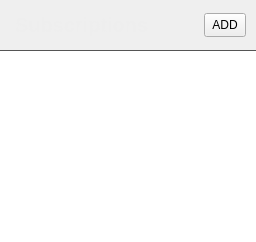
        <widget class="SubscribedChannelsPage" name="subscribed_channels_page">
         <layout class="QVBoxLayout" name="verticalLayout">
          <property name="spacing">
           <number>0</number>
          </property>
          <property name="leftMargin">
           <number>0</number>
          </property>
          <property name="topMargin">
           <number>0</number>
          </property>
          <property name="rightMargin">
           <number>0</number>
          </property>
          <property name="bottomMargin">
           <number>0</number>
          </property>
          <item>
           <widget class="QWidget" name="subscribed_channels_header" native="true">
            <layout class="QHBoxLayout" name="horizontalLayout_13">
             <property name="spacing">
              <number>0</number>
             </property>
             <property name="leftMargin">
              <number>0</number>
             </property>
             <property name="topMargin">
              <number>0</number>
             </property>
             <property name="rightMargin">
              <number>0</number>
             </property>
             <property name="bottomMargin">
              <number>0</number>
             </property>
             <item>
              <widget class="QLabel" name="subscribed_channels_header_label">
               <property name="sizePolicy">
                <sizepolicy hsizetype="Preferred" vsizetype="Fixed">
                 <horstretch>0</horstretch>
                 <verstretch>0</verstretch>
                </sizepolicy>
               </property>
               <property name="minimumSize">
                <size>
                 <width>0</width>
                 <height>50</height>
                </size>
               </property>
               <property name="maximumSize">
                <size>
                 <width>16777215</width>
                 <height>50</height>
                </size>
               </property>
               <property name="styleSheet">
                <string notr="true">color: #eee;
background-color: transparent;
font-size: 20px;
font-weight: bold;
margin: 10px;</string>
               </property>
               <property name="text">
                <string>Subscriptions</string>
               </property>
              </widget>
             </item>
             <item>
              <spacer name="horizontalSpacer_19">
               <property name="orientation">
                <enum>Qt::Horizontal</enum>
               </property>
               <property name="sizeType">
                <enum>QSizePolicy::Fixed</enum>
               </property>
               <property name="sizeHint" stdset="0">
                <size>
                 <width>10</width>
                 <height>20</height>
                </size>
               </property>
              </spacer>
             </item>
             <item>
              <widget class="EllipseButton" name="add_subscription_button">
               <property name="minimumSize">
                <size>
                 <width>42</width>
                 <height>24</height>
                </size>
               </property>
               <property name="maximumSize">
                <size>
                 <width>42</width>
                 <height>24</height>
                </size>
               </property>
               <property name="cursor">
                <cursorShape>PointingHandCursor</cursorShape>
               </property>
               <property name="styleSheet">
                <string notr="true"/>
               </property>
               <property name="text">
                <string>ADD</string>
               </property>
              </widget>
             </item>
             <item>
              <spacer name="horizontalSpacer_20">
               <property name="orientation">
                <enum>Qt::Horizontal</enum>
               </property>
               <property name="sizeType">
                <enum>QSizePolicy::Fixed</enum>
               </property>
               <property name="sizeHint" stdset="0">
                <size>
                 <width>10</width>
                 <height>20</height>
                </size>
               </property>
              </spacer>
             </item>
            </layout>
           </widget>
          </item>
          <item>
           <widget class="LazyLoadList" name="subscribed_channels_list">
            <property name="styleSheet">
             <string notr="true">QListWidget::item:hover {
background-color: #303030;
}
QListWidget::item {
border-bottom: 1px solid #303030;
}
QListWidget {
border: none;
border-top: 1px solid #555;
}</string>
            </property>
            <property name="verticalScrollMode">
             <enum>QAbstractItemView::ScrollPerPixel</enum>
            </property>
           </widget>
          </item>
         </layout>
        </widget>
